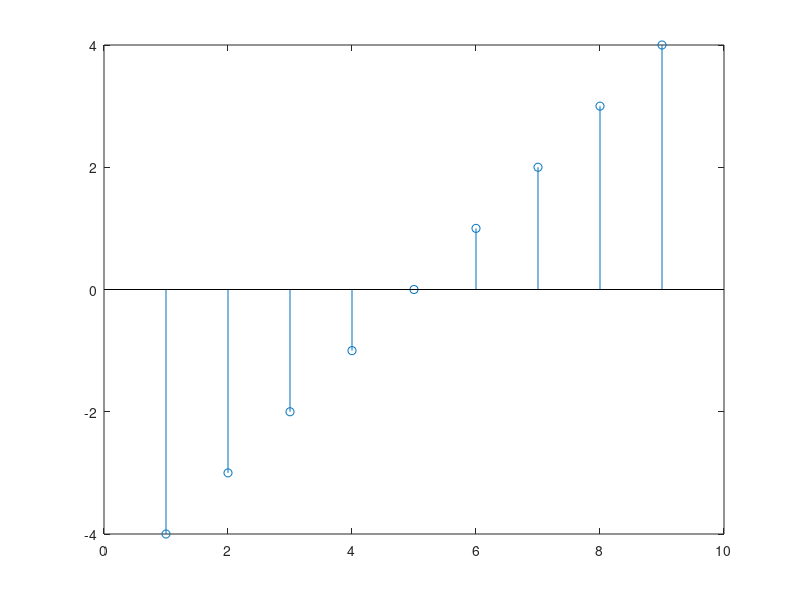

Reproduce this figure in MATLAB. (Note: this script raises an error after producing the figure.)
clc;clear all;close all;
%indexing starts from 1 in matlab%

%n=-4:4;
x=[-4,-3,-2,-1,0,1,2,3,4];
stem(x)
%sample position for time information%
subplot(n,x)

%sample position for time information%
